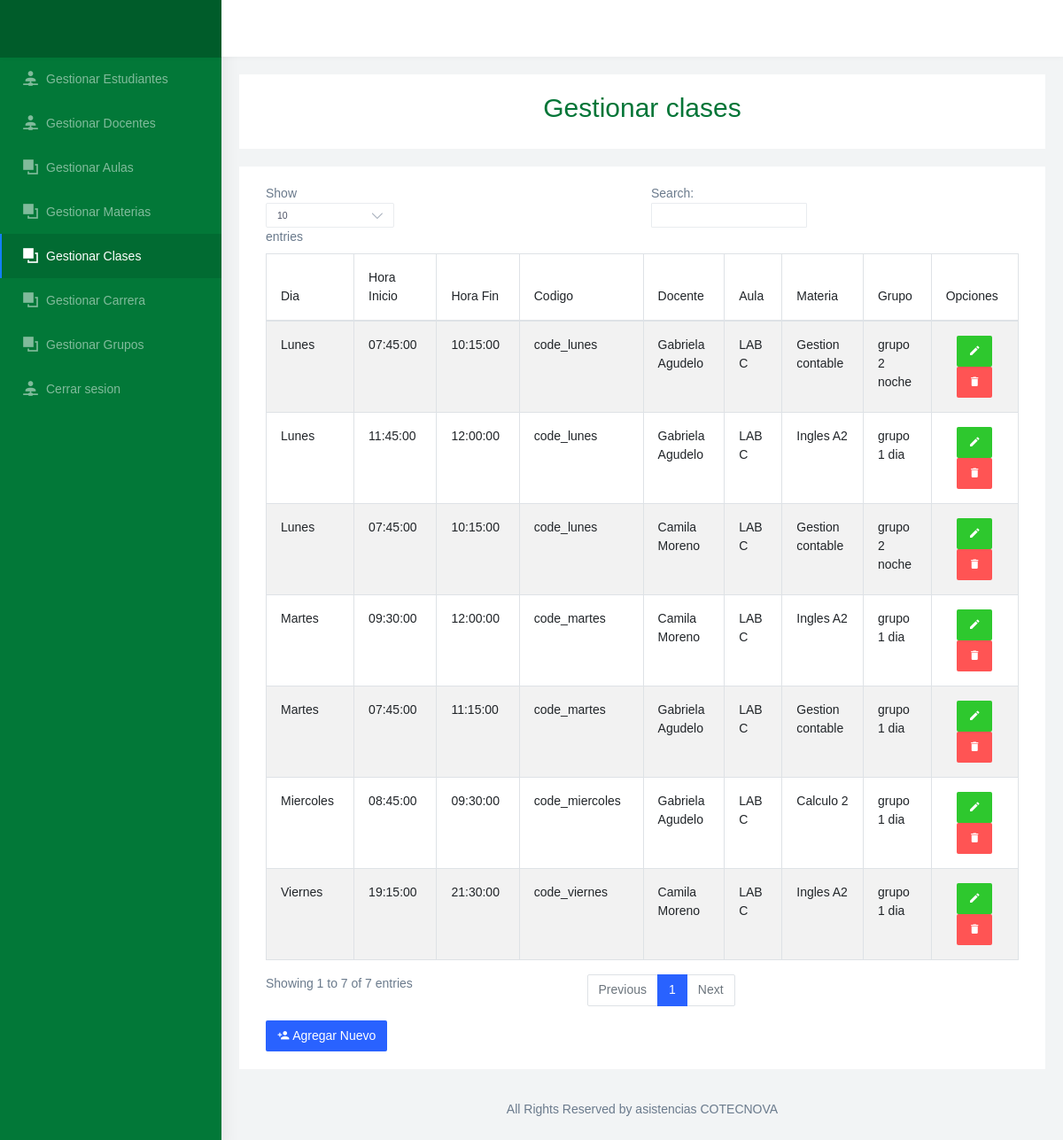
The app's page /gestion_clases.php with its own data.
### tables this page shows
CREATE TABLE `dias` (
  `id_dia` int(11) NOT NULL COMMENT 'Id el dia',
  `nombre` varchar(45) NOT NULL COMMENT 'Nombre del dia'
);

### Modelo/MySQL.php (called while the page is built, shortened)
<?php
class MySQL{
    private $hostname  = "localhost";
    private $user = "root";
    private $password = "";
    private $database = "asistencia";
    private $conexion;
    public function conectar(){
        $this->conexion = mysqli_connect($this->hostname, $this->user, $this->password, $this->database);
    }
    public function efectuarConsulta($consulta){
        mysqli_query($this->conexion, "SET lc_time_names = 'es_ES'" );
        mysqli_query($this->conexion, "SET NAMES 'utf8'");
        mysqli_query($this->conexion, "SET CHARACTER 'utf8'");
       $this->resultadoConsulta = mysqli_query($this->conexion, $consulta);
        return $this->resultadoConsulta;
    }
}

### gestion_clases.php (the view, shortened to what this page needs)
<!DOCTYPE html>
<html dir="ltr" lang="en">
<head>
  <link href="css/chartist.min.css" rel="stylesheet">
  <link href="css/style.min.css" rel="stylesheet">
  <link href="css/ie7.css" rel="stylesheet">
  <link href="css/materialdesignicons.min.css" rel="stylesheet">
  <link href="css/weather-icons.min.css" rel="stylesheet">
  <link href="css/registro.css" rel="stylesheet" media="all">
  <link href="https://cdnjs.cloudflare.com/ajax/libs/twitter-bootstrap/4.5.2/css/bootstrap.css" rel="stylesheet" media="all">
</head>
<body>
  <?php
  if (!isset($_SESSION['tipousuario'])) {
    require_once 'Modelo/MySQL.php';
    $mysql = new MySQL;
    $mysql->conectar();
    $MostrarDatos = $mysql->efectuarConsulta("SELECT asistencia.clase.id_clase, asistencia.clase.hora, asistencia.clase.horafin, asistencia.clase.Materia_id_materia, asistencia.materia.nombre as materianombre, asistencia.clase.Aula_id_aula, asistencia.aula.nombre as aulanombre, asistencia.clase.codigo, asistencia.dias.id_dia, asistencia.dias.nombre as nombredia, asistencia.docente.id_docente, docente.nombres, docente.apellidos, clase.Grupo_id_grupo, grupo.nombre as grupo from clase join dias on dias.id_dia = clase.Dias_id_dia join docente on docente.id_docente = clase.Docente_id_docente join aula on asistencia.clase.Aula_id_aula = asistencia.aula.id_aula join materia on asistencia.clase.materia_id_materia = asistencia.materia.id_materia join grupo on clase.Grupo_id_grupo = grupo.id_grupo WHERE asistencia.clase.estado = 1 GROUP by asistencia.clase.id_clase");
  }
  ?>
  <div id="main-wrapper" data-navbarbg="skin6" data-theme="light" data-layout="vertical" data-sidebartype="full" data-boxed-layout="full">
    <header class="topbar" data-navbarbg="skin6">
      <nav class="navbar top-navbar navbar-expand-md navbar-light">
        <div class="navbar-header" data-logobg="skin5">
          <div class="navbar-brand">
            <a href="index.html" class="logo">
            </a>
          </div>
        </div>
      </nav>
    </header>
    <div class="page-wrapper">
      <div class="container-fluid">
        <div class="row">
          <div class="col-12">
            <div class="card">
              <div class="card-body" align="center">
                  <h2 style="color: #037537">Gestionar clases</h2>
              </div>
            </div>
            <div class="card">
              <div class="card-body">
                <div class="container col-md-12 col-md-offset-3">
                  <table id="example" class="table table-striped table-bordered" style="width:100%">
                    <thead>
                      <tr>
                        <th>Dia</th>
                        <th>Hora Inicio</th>
                        <th>Hora Fin</th>
                        <th>Codigo</th>
                        <th>Docente</th>
                        <th>Aula</th>
                        <th>Materia</th>
                        <th>Grupo</th>
                        <th>Opciones</th>
                      </tr>
                    </thead>
                    <tbody>
                      <tr>
                        <?php
                        while ($valores1 = mysqli_fetch_assoc($MostrarDatos)) {
                          $id_clase = $valores1 ['id_clase'];
                        ?>
                          <th scope="row"><?php echo $valores1['nombredia'] ?></th>
                          <td><?php echo $valores1['hora'] ?></td>
                          <td><?php echo $valores1['horafin'] ?></td>
                          <td><?php echo $valores1['codigo'] ?></td>
                          <td><?php echo $valores1['nombres']." ".$valores1['apellidos'] ?></td>
                          <td><?php echo $valores1['aulanombre'] ?></td>
                          <td><?php echo $valores1['materianombre'] ?></td>
                          <td><?php echo $valores1['grupo'] ?></td>
                          <td>
                            <div class="text-center">
                              <a class="btn" style="background-color: #2EC82E;color: white" href='update_clase2.php?id_clase=<?php echo $id_clase; ?>' role="button"><i class="mdi mdi-pencil"></i></a>
                              <a class="btn" style="background-color: #FF5454;color: white" href='Controlador/delete_clase.php?id_clase=<?php echo $id_clase; ?>' role="button"><i class="mdi mdi-delete"></i></a>
                            </div>
                          </td>
                      </tr>
                    <?php
                        }
                    ?>
                    </tbody>
                  </table>
                  <a class="btn" style="background-color: #2962FF;color: white" href="registro_clase.php" role="button"><i class="mdi mdi-account-plus"></i> Agregar Nuevo</a>
                </div>
              </div>
            </div>
          </div>
        </div>
        <footer class="footer text-center">
          All Rights Reserved by asistencias COTECNOVA
        </footer>
      </div>
    </div>
</body>
</html>

### css/registro.css (style rules this page uses)
* { margin:0; padding:0; box-sizing:border-box; -webkit-box-sizing:border-box; -moz-box-sizing:border-box; -webkit-font-smoothing:antialiased; -moz-font-smoothing:antialiased; -o-font-smoothing:antialiased; font-smoothing:antialiased; text-rendering:optimizeLegibility; }
body { font-family:"Open Sans", Helvetica, Arial, sans-serif; font-weight:300; font-size: 12px; line-height:30px; color:#777; background:#5e42a6; }
.container { max-width:400px; width:100%; margin:0 auto; position:relative; }

### records on screen
dias: nombre "Lunes", hora "07:45:00", horafin "10:15:00", codigo "code_lunes", nombres "Gabriela", apellidos "Agudelo", aulanombre "LAB C", materianombre "Gestion contable", grupo "grupo 2 noche", hora "11:45:00", horafin "12:00:00", materianombre "Ingles A2", grupo "grupo 1 dia", nombres "Camila", apellidos "Moreno"
dias: nombre "Martes", hora "09:30:00", horafin "12:00:00", codigo "code_martes", nombres "Camila", apellidos "Moreno", aulanombre "LAB C", materianombre "Ingles A2", grupo "grupo 1 dia", hora "07:45:00", horafin "11:15:00", nombres "Gabriela", apellidos "Agudelo", materianombre "Gestion contable"
dias: nombre "Miercoles", hora "08:45:00", horafin "09:30:00", codigo "code_miercoles", nombres "Gabriela", apellidos "Agudelo", aulanombre "LAB C", materianombre "Calculo 2", grupo "grupo 1 dia"
dias: nombre "Viernes", hora "19:15:00", horafin "21:30:00", codigo "code_viernes", nombres "Camila", apellidos "Moreno", aulanombre "LAB C", materianombre "Ingles A2", grupo "grupo 1 dia"
